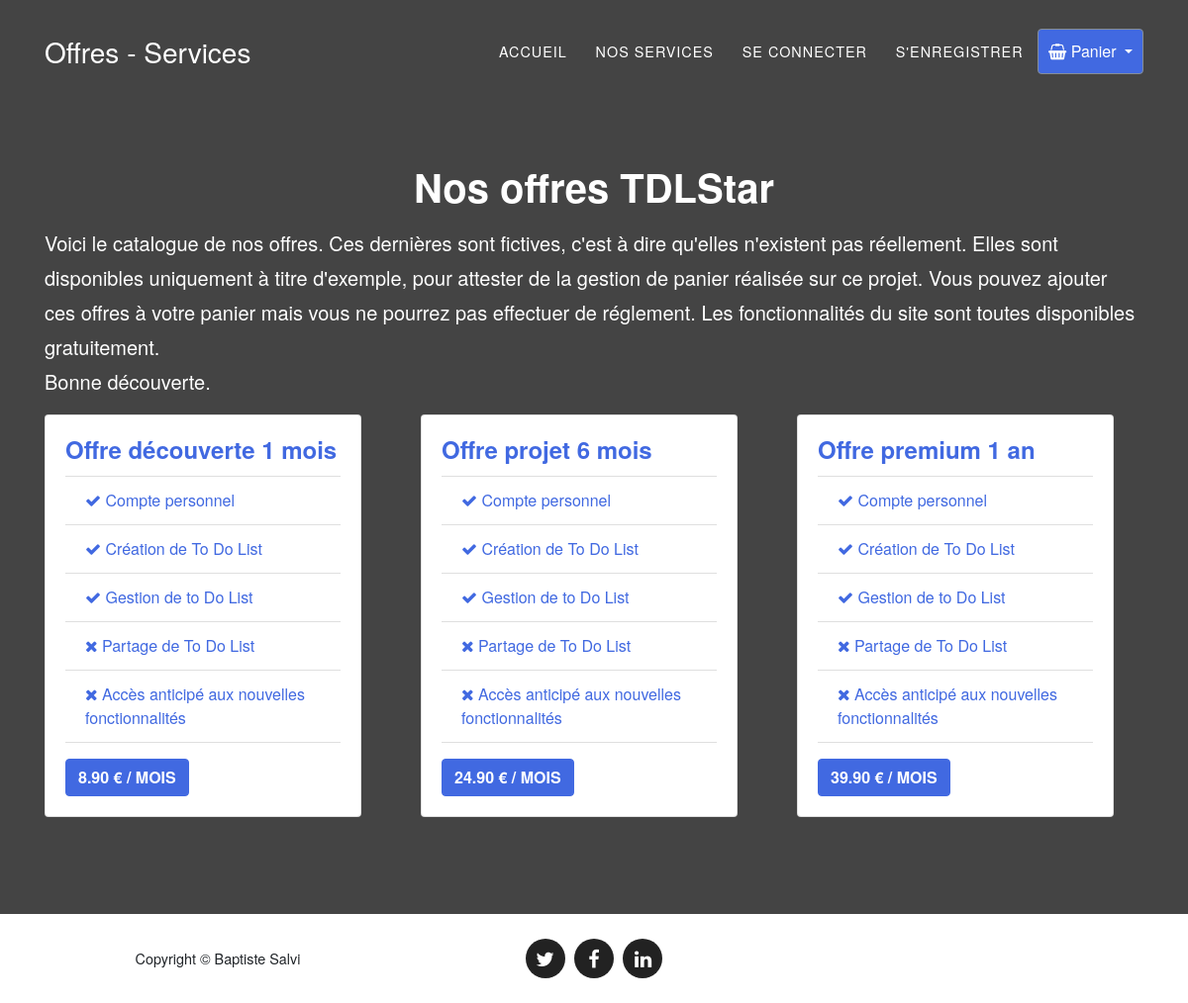
The page /controlers/indexOffres.php on the database its author committed.
### tables this page shows
CREATE TABLE `Offres` (
  `id` int(11) NOT NULL,
  `name` varchar(255) NOT NULL,
  `price` float NOT NULL DEFAULT '0'
);

### models/modelOffres.php (called while the page is built, shortened)
<?php
function getOffres() {
	$bdd = getBdd();
	$offres = $bdd->prepare('SELECT * FROM Offres');
	$offres->execute();
	return $offres->fetchAll(PDO::FETCH_ASSOC);
}

### controlers/indexOffres.php (called while the page is built, shortened)
<?php
require '../models/modelOffres.php';
$offres = getOffres();
if($offres) {
	require '../views/vueOffres.php';
} else {
	$msgErreur = 'Tache introuvable';
	require '../views/vueErreur.php';
}
require '../templates/offres.php';

### views/vueOffres.php (the view, shortened to what this page needs)
<?php foreach ($offres as $offre):?>
  <div class="col-lg-4">
    <div class="card">
      <div class="card-body">
        <h4 class="card-title"><?= $offre['name'] ?></h4>
        <ul class="list-group list-group-flush">
          <li class="list-group-item">
            <i class="fa fa-check" aria-hidden="true"></i> Compte personnel
          </li>
          <li class="list-group-item">
            <i class="fa fa-check" aria-hidden="true"></i> Création de To Do List
          </li>
          <li class="list-group-item">
            <i class="fa fa-check" aria-hidden="true"></i> Gestion de to Do List
          </li>
          <li class="list-group-item">
            <i class="fa fa-times" aria-hidden="true"></i> Partage de To Do List
          </li>
          <li class="list-group-item">
            <i class="fa fa-times" aria-hidden="true"></i> Accès anticipé aux nouvelles fonctionnalités
          </li>
        </ul>
        <form action="" method="post">
          <input type="submit" value="<?= number_format($offre['price'], 2) ?> € / mois" name="SavePanier" class="btn btn-primary btnpanier">
        </form>
      </div>
    </div>
  </div>
<?php endforeach; ?>

### css/agency.css (style rules this page uses)
body { overflow-x: hidden; font-family: 'Roboto Slab', 'Helvetica Neue', Helvetica, Arial, sans-serif; }
h1, h2, h3, h4, h5, h6 { font-weight: 700; font-family: 'Montserrat', 'Helvetica Neue', Helvetica, Arial, sans-serif; }
body { -webkit-tap-highlight-color: #4169E1; }
.card-title, .list-group { color: #4169E1; }
.card { width: 20rem; margin-bottom: 3rem; }
.btnpanier { margin-top: 1rem; }
.btn-primary { font-weight: 700; color: white; border-color: #4169E1; background-color: #4169E1; font-family: 'Montserrat', 'Helvetica Neue', Helvetica, Arial, sans-serif; text-transform: uppercase; }
.btn-primary { background-color: #4169E1; color: #ffffff; }

### rows shown on the page
offres: name "Offre découverte 1 mois", SavePanier "8.90 € / mois"
offres: name "Offre projet 6 mois", SavePanier "24.90 € / mois"
offres: name "Offre premium 1 an", SavePanier "39.90 € / mois"
